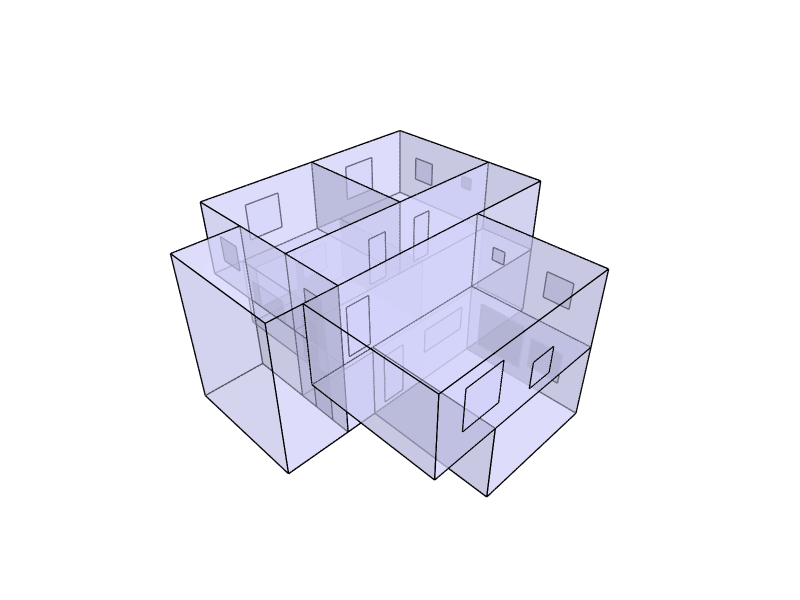

Notebook cell for this chart:
### Markdown cell above
## 5. Manipulate Geometry Visualization

### Code cell
# Displaying the grouped geometry
Topology.Show(
    building,
    faceColor=[210, 210, 250],
    faceOpacity=0.5,
    edgeColor="black",
    edgeWidth=3,
    showVertices=False,
    backgroundColor="white",
    width=800,
    height=600,
    renderer="vscode"

)

### Figure 1 — Plotly figure (JSON) as saved in the notebook; plotly's stock layout.template omitted (floating-point values rounded to 4 significant figures; data arrays with more than 128 entries replaced by an {"elided": "..."} marker saying what was removed)
{"data": [{"hoverinfo": "text", "legendgroup": "2", "legendrank": 2, "line": {"color": "black", "dash": "solid", "width": 3}, "marker": {"size": 0}, "mode": "lines", "name": "1: Untitled (Edges)", "showlegend": false, "text": "", "type": "scatter3d", "x": {"elided": "624 float values"}, "y": {"elided": "624 float values"}, "z": {"elided": "624 float values"}}, {"cmax": 1, "cmin": 0, "color": "#D2D2FA", "colorscale": [[0, "#440154"], [0.1111, "#482878"], [0.2222, "#3e4989"], [0.3333, "#31688e"], [0.4444, "#26828e"], [0.5556, "#1f9e89"], [0.6667, "#35b779"], [0.7778, "#6ece58"], [0.8889, "#b5de2b"], [1, "#fde725"]], "flatshading": true, "hoverinfo": "text", "hovertext": "", "i": [0, 0, 4, 4, 3, 3, 7, 2, 7, 7, 1, 4, 8, 8, 12, 12, 11, 11, 10, 10, 15, 15, 12, 12, 16, 16, 13, 13, 17, 17, 11, 11, 14, 14, 13, 13, 20, 20, 24, 24, 23, 23, 22, 22, 27, 27, 24, 24, 28, 28, 32, 32, 29, 29, 35, 35, 32, 32, 30, 30, 10, 10, 38, 38, 10, 10, 37, 37, 40, 40, 41, 41, 15, 15, 17, 17, 15, 15, 43, 43, 37, 37, 36, 36, 44, 47, 47, 49, 49, 51, 36, 36, 41, 41, 52, 36, 36, 19, 19, 42, 52, 52, 54, 54, 49, 49, 50, 50, 19, 19, 54, 54], "j": [1, 2, 5, 6, 6, 5, 6, 7, 2, 1, 0, 1, 9, 10, 13, 14, 14, 13, 15, 14, 10, 9, 9, 8, 8, 11, 18, 19, 19, 18, 14, 19, 11, 8, 8, 16, 21, 22, 25, 26, 26, 25, 27, 26, 22, 21, 21, 20, 29, 31, 33, 34, 35, 34, 29, 31, 31, 28, 34, 33, 17, 36, 39, 40, 39, 38, 40, 39, 37, 36, 36, 17, 19, 42, 10, 37, 10, 17, 37, 10, 43, 42, 42, 19, 45, 48, 45, 44, 47, 47, 42, 48, 47, 36, 38, 41, 38, 52, 36, 36, 53, 50, 44, 52, 38, 41, 53, 38, 45, 48, 46, 45], "k": [2, 3, 6, 7, 5, 0, 3, 3, 1, 4, 5, 5, 10, 11, 14, 15, 13, 8, 14, 11, 9, 12, 8, 13, 11, 17, 19, 14, 18, 16, 19, 17, 8, 13, 16, 18, 22, 23, 26, 27, 25, 20, 26, 23, 21, 24, 20, 25, 30, 29, 34, 35, 34, 30, 31, 32, 28, 33, 33, 28, 36, 37, 40, 41, 38, 17, 39, 10, 36, 41, 17, 38, 42, 43, 37, 36, 17, 19, 10, 15, 42, 36, 19, 17, 46, 45, 44, 50, 44, 49, 48, 47, 51, 47, 53, 38, 52, 54, 52, 19, 50, 44, 46, 44, 41, 51, 38, 49, 48, 42, 45, 19], "legendgroup": "3", "legendrank": 3, "lighting": {"facenormalsepsilon": 0}, "name": "1: Untitled (Faces)", "opacity": 0.5, "showlegend": false, "showscale": false, "text": "", "type": "mesh3d", "x": [-2.5, 5.0, 5.0, -2.5, 5.0, -2.5, -2.5, 5.0, 3.75, 8.75, 8.75, 3.75, 8.75, 3.75, 3.75, 8.75, -1.25, -1.25, -1.25, -1.25, 1.3e-05, 5.0, 5.0, 1.3e-05, 5.0, 1.3e-05, 1.3e-05, 5.0, 0, 5, 0, 5, 5, 0, 0, 5, -1.25, 8.75, -1.25, 8.75, 8.75, -1.25, -1.25, 8.75, -3.75, -3.75, -3.75, -3.75, -3.75, -3.75, -3.75, -3.75, -1.25, -1.25, -1.25], "y": [8e-06, 8e-06, -5.0, -5.0, 8e-06, 8e-06, -5.0, -5.0, 7.5, 7.5, 2.5, 2.5, 7.5, 7.5, 2.5, 2.5, 7.5, 2.5, 7.5, 2.5, 7.5, 7.5, 2.5, 2.5, 7.5, 7.5, 2.5, 2.5, 0, -5, -5, 0, 0, 0, -5, -5, 8e-06, 8e-06, 2.5, 2.5, 8e-06, 8e-06, 8e-06, 8e-06, 5.0, 2.5, 5.0, 8e-06, 8e-06, 2.5, 5.0, 8e-06, 5.0, 5.0, 5.0], "z": [3.2, 3.2, 3.2, 3.2, 6.2, 6.2, 6.2, 6.2, 3.2, 3.2, 3.2, 3.2, 6.2, 6.2, 6.2, 6.2, 3.2, 3.2, 6.2, 6.2, 0.2, 0.2, 0.2, 0.2, 3.2, 3.2, 3.2, 3.2, 0.2, 0.2, 0.2, 0.2, 3.2, 3.2, 3.2, 3.2, 3.2, 3.2, 0.2, 0.2, 0.2, 0.2, 6.2, 6.2, 3.2, 6.2, 6.2, 3.2, 6.2, 0.2, 0.2, 0.2, 3.2, 0.2, 6.2]}, {"hoverinfo": "text", "legendgroup": "6", "legendrank": 6, "line": {"color": "black", "dash": "solid", "width": 3}, "marker": {"size": 0}, "mode": "lines", "name": "2: Untitled (Edges)", "showlegend": false, "text": "", "type": "scatter3d", "x": {"elided": "180 float values"}, "y": {"elided": "180 float values"}, "z": {"elided": "180 float values"}}, {"cmax": 1, "cmin": 0, "color": "#D2D2FA", "colorscale": [[0, "#440154"], [0.1111, "#482878"], [0.2222, "#3e4989"], [0.3333, "#31688e"], [0.4444, "#26828e"], [0.5556, "#1f9e89"], [0.6667, "#35b779"], [0.7778, "#6ece58"], [0.8889, "#b5de2b"], [1, "#fde725"]], "flatshading": true, "hoverinfo": "text", "hovertext": "", "i": [0, 0, 4, 4, 8, 8, 12, 12, 16, 16, 20, 20, 24, 24, 28, 28, 32, 32, 36, 36, 40, 40, 44, 44, 48, 48, 52, 52, 56, 56], "j": [1, 2, 5, 6, 9, 11, 13, 15, 17, 18, 21, 22, 25, 26, 29, 30, 33, 34, 37, 38, 41, 42, 45, 46, 49, 50, 53, 54, 57, 58], "k": [2, 3, 6, 7, 10, 9, 14, 13, 18, 19, 22, 23, 26, 27, 30, 31, 34, 35, 38, 39, 42, 43, 46, 47, 50, 51, 54, 55, 58, 59], "legendgroup": "7", "legendrank": 7, "lighting": {"facenormalsepsilon": 0}, "name": "2: Untitled (Faces)", "opacity": 0.5, "showlegend": false, "showscale": false, "text": "", "type": "mesh3d", "x": [5.0, 5.0, 5.0, 5.0, 5.0, 5.0, 5.0, 5.0, 2.5, 1.5, 1.5, 2.5, 1.1e-05, -1.5, -1.5, 1.1e-05, 8.75, 8.75, 8.75, 8.75, 8.75, 8.75, 8.75, 8.75, 7.0, 7.0, 5.5, 5.5, 2.0, 2.0, 0.5, 0.5, -1.25, -1.25, -1.25, -1.25, 1.3e-05, 1.3e-05, 1.3e-05, 1.3e-05, 4.098, 4.098, 2.798, 2.798, 2.467, 2.467, 0.5174, 0.5174, 4.5, 4.5, 2.5, 2.5, 5, 5, 5, 5, 5, 5, 5, 5], "y": [-1.3, -1.3, -0.8, -0.8, -4, -4, -3.0, -3.0, -5.0, -5.0, -5.0, -5.0, -5.0, -5.0, -5.0, -5.0, 3.3, 3.3, 3.8, 3.8, 5.5, 5.5, 6.5, 6.5, 7.5, 7.5, 7.5, 7.5, 7.5, 7.5, 7.5, 7.5, 5.5, 5.5, 6.5, 6.5, 5.0, 5.0, 7.0, 7.0, 7.5, 7.5, 7.5, 7.5, 7.5, 7.5, 7.5, 7.5, 0, 0, 0, 0, -2.467, -2.467, -0.5174, -0.5174, -4.098, -4.098, -2.798, -2.798], "z": [5.2, 4.7, 4.7, 5.2, 5.2, 4.2, 4.2, 5.2, 3.7, 4.7, 3.7, 4.7, 4.2, 5.7, 4.2, 5.7, 5.2, 4.7, 4.7, 5.2, 5.2, 4.2, 4.2, 5.2, 5.45, 3.95, 3.95, 5.45, 5.45, 3.95, 3.95, 5.45, 4.2, 5.2, 5.2, 4.2, 1.495, 2.5, 2.5, 1.495, 2.334, 1.034, 1.034, 2.334, 2.659, 0.7164, 0.7164, 2.659, 2.5, 1.495, 1.495, 2.5, 2.659, 0.7164, 0.7164, 2.659, 2.334, 1.034, 1.034, 2.334]}, {"hoverinfo": "text", "legendgroup": "10", "legendrank": 10, "line": {"color": "black", "dash": "solid", "width": 3}, "marker": {"size": 0}, "mode": "lines", "name": "3: Untitled (Edges)", "showlegend": false, "text": "", "type": "scatter3d", "x": [-0.09999, -0.09999, null, -0.09999, -1.0, null, -1.0, -1.0, null, -1.0, -0.09999, null, 5.29, 4.49, null, 4.49, 4.49, null, 4.49, 5.29, null, 5.29, 5.29, null, 2.21, 2.21, null, 2.21, 3.01, null, 3.01, 3.01, null, 3.01, 2.21, null, 1.3e-05, 1.3e-05, null, 1.3e-05, 1.3e-05, null, 1.3e-05, 1.3e-05, null, 1.3e-05, 1.3e-05, null, 0.5, 1.4, null, 1.4, 1.4, null, 1.4, 0.5, null, 0.5, 0.5, null, -1.25, -1.25, null, -1.25, -1.25, null, -1.25, -1.25, null, -1.25, -1.25, null, -1.25, -1.25, null, -1.25, -1.25, null, -1.25, -1.25, null, -1.25, -1.25, null], "y": [8e-06, 8e-06, null, 8e-06, 8e-06, null, 8e-06, 8e-06, null, 8e-06, 8e-06, null, 2.5, 2.5, null, 2.5, 2.5, null, 2.5, 2.5, null, 2.5, 2.5, null, 2.5, 2.5, null, 2.5, 2.5, null, 2.5, 2.5, null, 2.5, 2.5, null, 3.0, 3.9, null, 3.9, 3.9, null, 3.9, 3.0, null, 3.0, 3.0, null, 0, 0, null, 0, 0, null, 0, 0, null, 0, 0, null, 0.8, 1.7, null, 1.7, 1.7, null, 1.7, 0.8, null, 0.8, 0.8, null, 0.8, 1.7, null, 1.7, 1.7, null, 1.7, 0.8, null, 0.8, 0.8, null], "z": [5.3, 3.4, null, 3.4, 3.4, null, 3.4, 5.3, null, 5.3, 5.3, null, 5.3, 5.3, null, 5.3, 3.4, null, 3.4, 3.4, null, 3.4, 5.3, null, 5.3, 3.4, null, 3.4, 3.4, null, 3.4, 5.3, null, 5.3, 5.3, null, 2.5, 2.5, null, 2.5, 0.4, null, 0.4, 0.4, null, 0.4, 2.5, null, 2.5, 2.5, null, 2.5, 0.4, null, 0.4, 0.4, null, 0.4, 2.5, null, 2.3, 2.3, null, 2.3, 0.2, null, 0.2, 0.2, null, 0.2, 2.3, null, 5.3, 5.3, null, 5.3, 3.2, null, 3.2, 3.2, null, 3.2, 5.3, null]}, {"cmax": 1, "cmin": 0, "color": "#D2D2FA", "colorscale": [[0, "#440154"], [0.1111, "#482878"], [0.2222, "#3e4989"], [0.3333, "#31688e"], [0.4444, "#26828e"], [0.5556, "#1f9e89"], [0.6667, "#35b779"], [0.7778, "#6ece58"], [0.8889, "#b5de2b"], [1, "#fde725"]], "flatshading": true, "hoverinfo": "text", "hovertext": "", "i": [0, 0, 4, 4, 8, 8, 12, 12, 16, 16, 20, 20, 24, 24], "j": [1, 2, 5, 6, 9, 11, 13, 14, 17, 18, 21, 22, 25, 26], "k": [2, 3, 6, 7, 10, 9, 14, 15, 18, 19, 22, 23, 26, 27], "legendgroup": "11", "legendrank": 11, "lighting": {"facenormalsepsilon": 0}, "name": "3: Untitled (Faces)", "opacity": 0.5, "showlegend": false, "showscale": false, "text": "", "type": "mesh3d", "x": [-0.09999, -0.09999, -1.0, -1.0, 5.29, 5.29, 4.49, 4.49, 3.01, 2.21, 2.21, 3.01, 1.3e-05, 1.3e-05, 1.3e-05, 1.3e-05, 1.4, 1.4, 0.5, 0.5, -1.25, -1.25, -1.25, -1.25, -1.25, -1.25, -1.25, -1.25], "y": [8e-06, 8e-06, 8e-06, 8e-06, 2.5, 2.5, 2.5, 2.5, 2.5, 2.5, 2.5, 2.5, 3.0, 3.0, 3.9, 3.9, 0, 0, 0, 0, 0.8, 0.8, 1.7, 1.7, 0.8, 0.8, 1.7, 1.7], "z": [5.3, 3.4, 3.4, 5.3, 3.4, 5.3, 5.3, 3.4, 3.4, 5.3, 3.4, 5.3, 0.4, 2.5, 2.5, 0.4, 2.5, 0.4, 0.4, 2.5, 0.2, 2.3, 2.3, 0.2, 3.2, 5.3, 5.3, 3.2]}], "layout": {"autosize": true, "height": 600, "margin": {"b": 40, "l": 40, "r": 40, "t": 40}, "paper_bgcolor": "#FFFFFF", "plot_bgcolor": "#FFFFFF", "scene": {"aspectmode": "data", "camera": {"center": {"x": 0, "y": 0, "z": 0}, "eye": {"x": -1.25, "y": -1.25, "z": 1.25}, "projection": {"type": "perspective"}, "up": {"x": 0, "y": 0, "z": 1}}, "xaxis": {"visible": false}, "yaxis": {"visible": false}, "zaxis": {"visible": false}}, "showlegend": true, "width": 800, "xaxis": {"showgrid": false, "visible": false, "zeroline": false}, "yaxis": {"showgrid": false, "visible": false, "zeroline": false}}}
